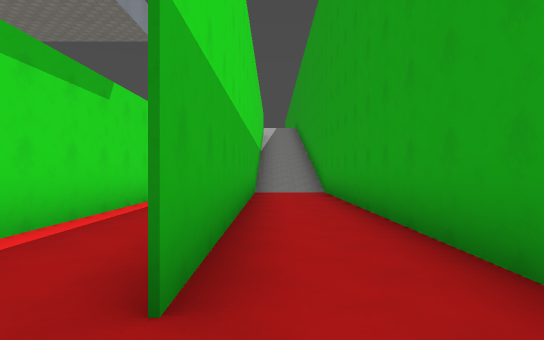
[1] (above)

17 first-person views from a walk through a Godot game level. The camera is 1.5 m above the floor, looks level and sees 75° across. The floor is counted in squares, 2.4 m on a side. Each view is taken from the middle of a square. On the plan, view 1 faces up. The plan holds only what a view shows up to about 10 squares ahead; the rest is blank. The place goes on beyond the plan. Surface patterns are stand-ins for the level's own textures.

[2]
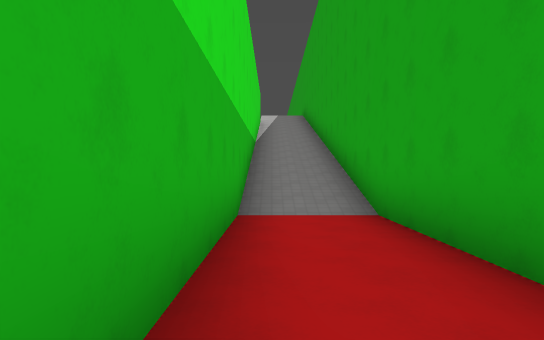

[3]
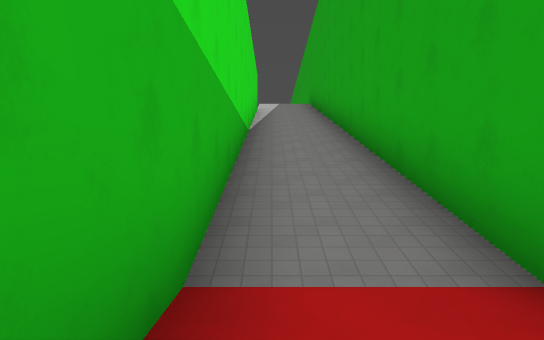

[4]
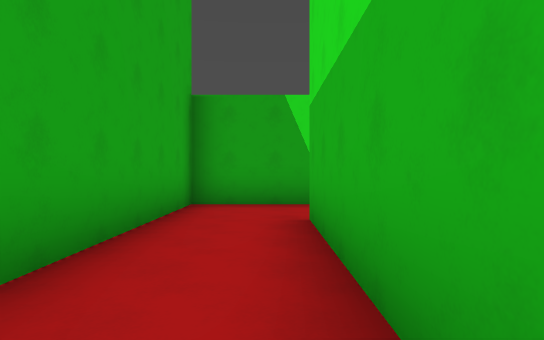

[5]
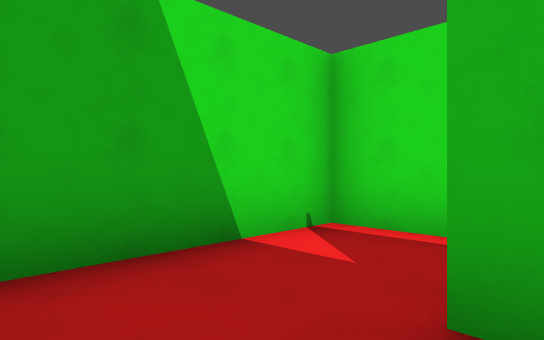

[6]
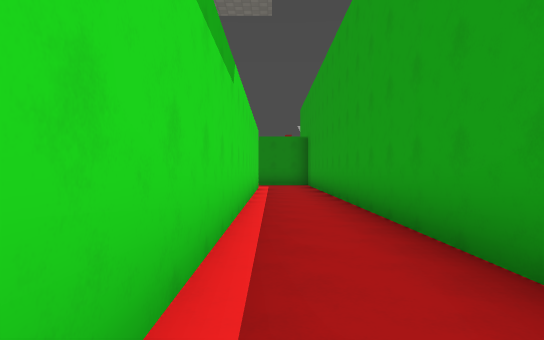

[7]
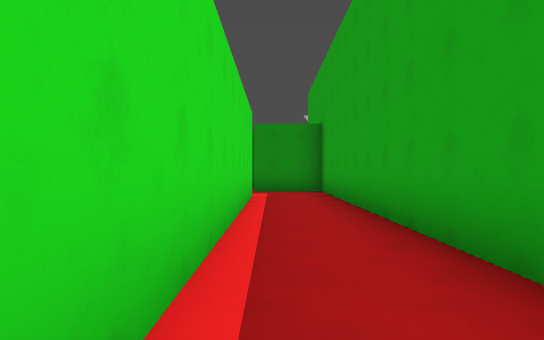

[8]
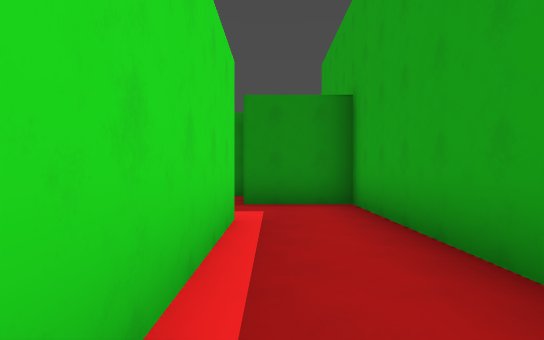

[9]
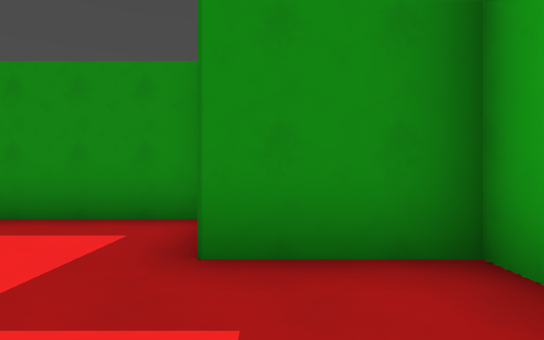

[10]
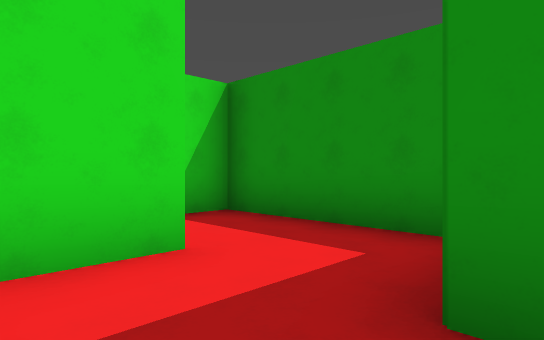

[11]
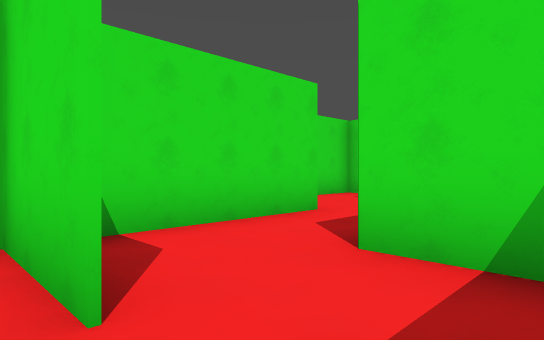

[12]
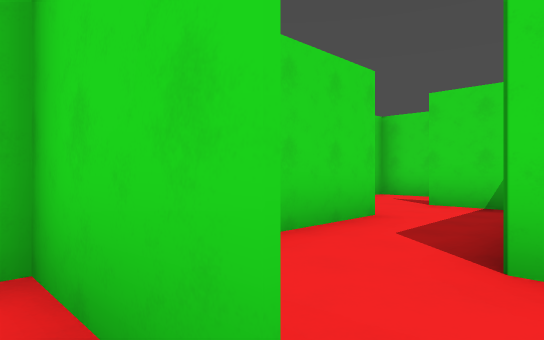

[13]
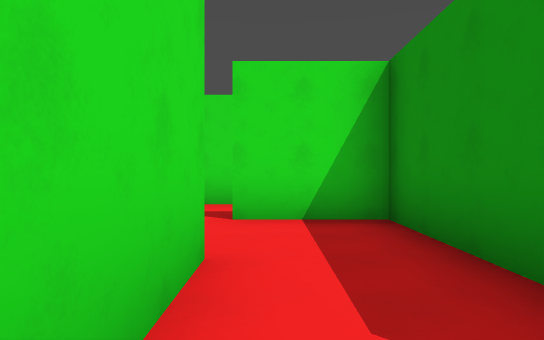

[14]
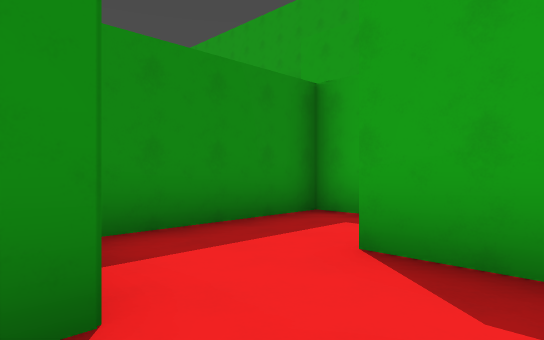

[15]
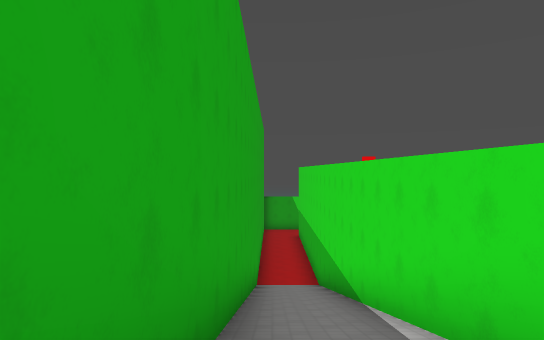

[16]
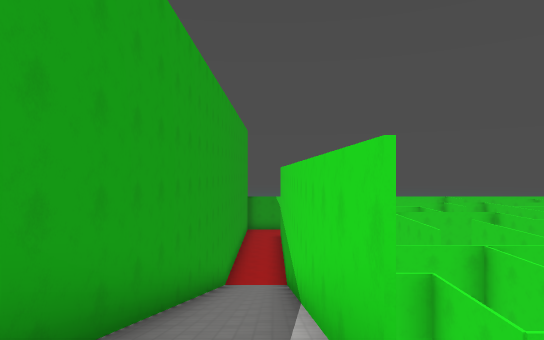

[17]
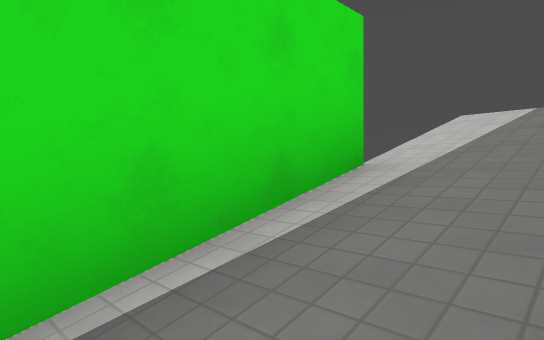

### Floor plan
Key: @ floor where view 1 was taken; # wall or solid block; . floor; / step, stairs or slope; = window, fence, low wall or low ledge.
Columns run from 13 left of view 1 to 2 right of it. Each row starts with its distance up from view 1.
 21              //
 20             =//#
 19             #//#
 18       # ### #//#
 17       ## ..##//#
 16       #....##//#
 15   #####.#...#//#
 14   #.....#...#//#
 13 #...#######.#//#
 12 # ..      #.#//#
 11  ##       #.#//#
 10           #.#//#
  9           #.#..#
  8           #.#..#
  7           #.#..#
  6           #.#..#
  5           #.#..#
  4           #.#..#
  3           #.#..#
  2           #.#..#
  1           #....#
  0           #..@.#
 -1           ######

Positions as (right, up) in squares from view 1, and headings:
1: (0, 0), facing up
2: (0, 5), facing up
3: (0, 8), facing up
4: (0, 6), facing down
5: (1, 2), facing down-left
6: (-2, 1), facing up
7: (-2, 5), facing up
8: (-2, 9), facing up
9: (-2, 13), facing up
10: (-2, 14), facing up-left
11: (-4, 17), facing down-left
12: (-4, 16), facing down-left
13: (-6, 14), facing left
14: (-7, 14), facing up-right
15: (1, 21), facing down
16: (0, 21), facing down
17: (1, 17), facing up-left
